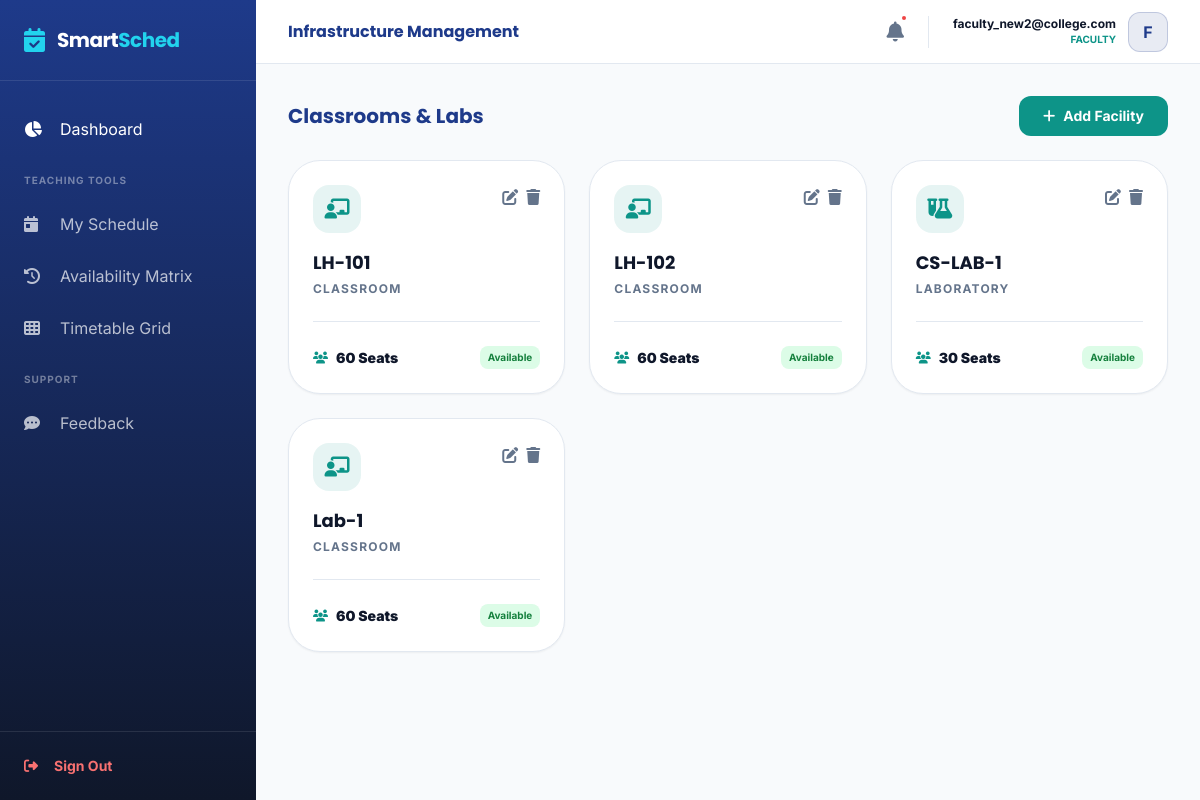
Page /core/classrooms/ (signed in) on the earlier database version.
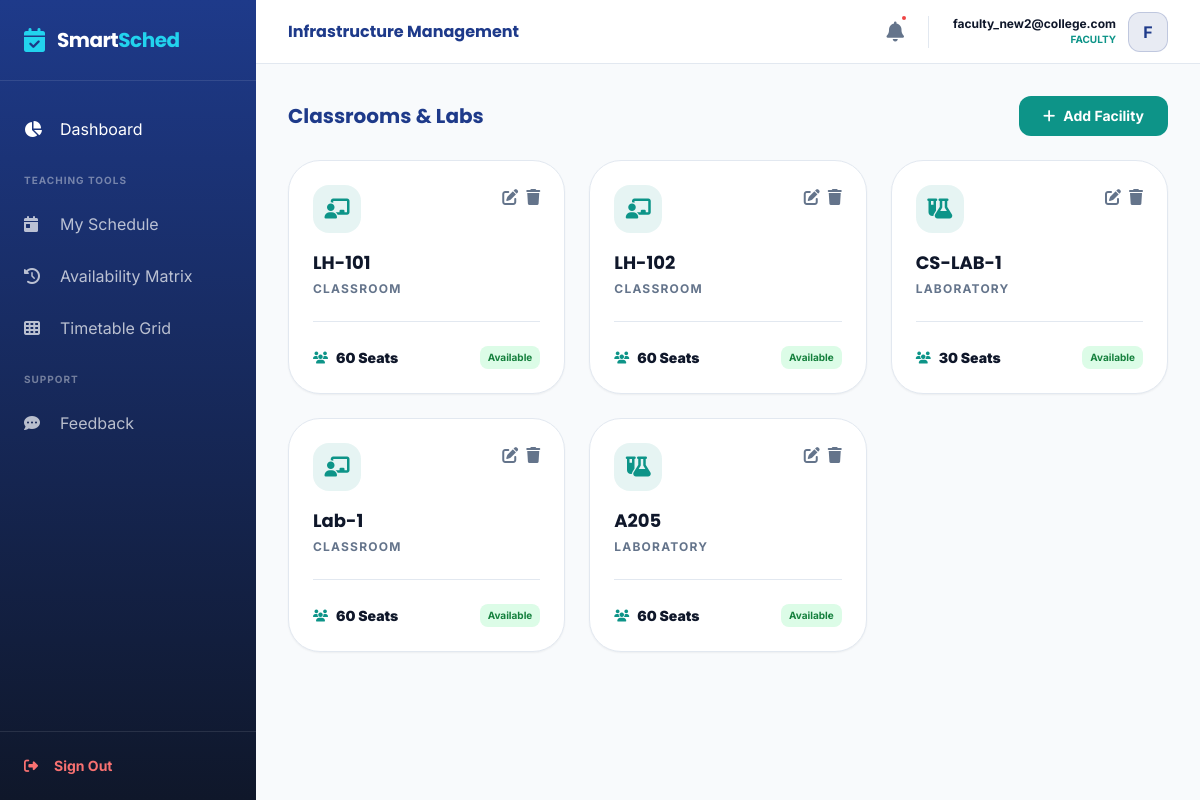
Same page on the later database version.
### core/models.py (models this page shows, shortened)
class Classroom(models.Model):
    ROOM_TYPES = [('classroom', 'Classroom'), ('lab', 'Laboratory')]
    name = models.CharField(max_length=50, unique=True)
    capacity = models.PositiveIntegerField()
    room_type = models.CharField(max_length=20, choices=ROOM_TYPES, default='classroom')
    is_available = models.BooleanField(default=True)

### core/views.py (the view)
# urls.py: path('classrooms/', views.ClassroomListView.as_view(), name='classroom_list'),
class ClassroomListView(LoginRequiredMixin, ListView):
    model = Classroom
    template_name = 'core/classroom_list.html'
    context_object_name = 'classrooms'

### templates/core/classroom_list.html (shortened to what this page needs)
{% extends 'base_dashboard.html' %}
{% block header_title %}Infrastructure Management{% endblock %}
{% block content %}
<div class="space-y-6 fade-in-up">
    <div class="flex justify-between items-center">
        <h2 class="font-display text-xl font-bold text-primary">Classrooms & Labs</h2>
        <a href="{% url 'classroom_add' %}" class="btn-glow bg-secondary text-white px-6 py-2.5 rounded-xl text-sm font-bold flex items-center gap-2">
            <i class="fa-solid fa-plus"></i> Add Facility
        </a>
    </div>
    <div class="grid grid-cols-1 md:grid-cols-2 lg:grid-cols-3 gap-6">
        {% for room in classrooms %}
        <div class="bg-white p-6 rounded-[32px] border border-borderSubtle shadow-sm hover:shadow-md transition-all group">
            <div class="flex justify-between items-start mb-4">
                <div class="w-12 h-12 bg-secondary/10 rounded-2xl flex items-center justify-center text-secondary">
                    <i class="fa-solid {% if room.room_type == 'lab' %}fa-flask-vial{% else %}fa-chalkboard-user{% endif %} text-xl"></i>
                </div>
                <div class="flex gap-2">
                    <a href="{% url 'classroom_edit' room.pk %}" class="text-textGray hover:text-primary transition-colors"><i class="fa-solid fa-pen-to-square"></i></a>
                    <a href="{% url 'classroom_delete' room.pk %}" class="text-textGray hover:text-red-500 transition-colors"><i class="fa-solid fa-trash"></i></a>
                </div>
            </div>
            <h3 class="font-display font-bold text-lg text-textDark">{{ room.name }}</h3>
            <p class="text-xs font-bold text-textGray uppercase tracking-widest mt-1">{{ room.get_room_type_display }}</p>
            <div class="mt-6 pt-6 border-t border-borderSubtle flex items-center justify-between">
                <div class="flex items-center gap-2">
                    <i class="fa-solid fa-users text-secondary text-xs"></i>
                    <span class="text-sm font-black text-textDark">{{ room.capacity }} Seats</span>
                </div>
                <span class="text-[10px] font-bold px-2 py-1 rounded-lg {% if room.is_available %}bg-green-100 text-green-700{% else %}bg-red-100 text-red-700{% endif %}">
                    {% if room.is_available %}Available{% else %}Maintenance{% endif %}
                </span>
            </div>
        </div>
        {% empty %}
        <div class="col-span-full py-20 text-center bg-white rounded-[32px] border border-dashed border-borderSubtle">
            <p class="text-textGray font-medium">No classrooms or labs registered yet.</p>
        </div>
        {% endfor %}
    </div>
</div>
{% endblock %}

Differences in the rows shown:
added Classroom: name "A205", room_type "LABORATORY", capacity "60", is_available "Available"
